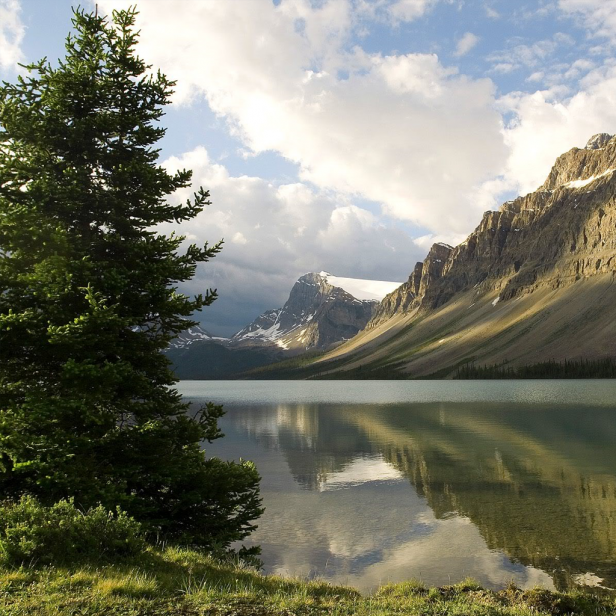
%> input picture Nature.png, 616 x 616 px
$ octave blurCosine.m   (GNU Octave 9; MATLAB toolbox functions it lacks are replaced by stand-ins)
%> lines starting %> are read from the running program, lines starting %| are printed output that depends on the picture
### remapImageUint8.m
%   function remapImage.m
%
%   Take an image which may have positive and negative values and
%   remap the values so that 0 maps to 127 and the range is within
%   0 to 255.
%   If all values are positive, then remap 0 to 0 and range is 0 to 255

function vNormalized = remapImageUint8(image)
if min(image(:)) < 0
    vNormalized = uint8(127 + 128*image/max(abs(image(:))) );
else
    vNormalized = uint8(255*image/max(abs(image(:))) );
end

### make2DGaussian.m
function gaussian2D = make2DGaussian(sig)
%
%  returns a NxN matrix which is a Gaussian with standard deviation sig
%

gaussian1D = makeGaussian(sig);
gaussian2D = gaussian1D * gaussian1D';

### make2Dcosine.m
function I = make2Dcosine(N,KX,KY)
%  I = make2Dcosine(N,KX,KY);
%
%  This program displays a 2D cosine wave cos( 2pi/N (KX x + KY y)).
%  where x,y can be float or double.

% cos( KX * X + KY * Y) =  cos( KX * X) * cos( KY * Y) - ...
%                          sin( KX * X) * sin( KY * Y);

%  Note:  X is horizontal,  Y is vertical.   X counts from left to right.
%  Y counts from top to bottom.

I = cos(2*pi/N* (KY * (0:N-1)')) * cos(2*pi/N* KX * (0:N-1))  - ...
    sin(2*pi/N* (KY * (0:N-1)')) * sin(2*pi/N* KX * (0:N-1)) ;

### makeGaussian.m
function gaussian = makeGaussian(sig)
%
%  returns a 1xN vector  Gaussian with standard deviation sig.

%  If sig of Gaussian is much less than a pixel width, then blurring
%  with such a Gaussian does nothing.  So don't bother.

if (sig < .3)
    gaussian = [1];
else
  N = round(9*max(sig,1));
  gaussian = zeros(N,1);
  gaussian(1:N) = exp( - power( (1:N) - N/2 - .5,2) / (2 * sig*sig));
  gaussian = gaussian / sum(gaussian);
end

### blurCosine.m

close all
clear

maxSigma = 5;

I = double(rgb2gray(imread('nature.png')));
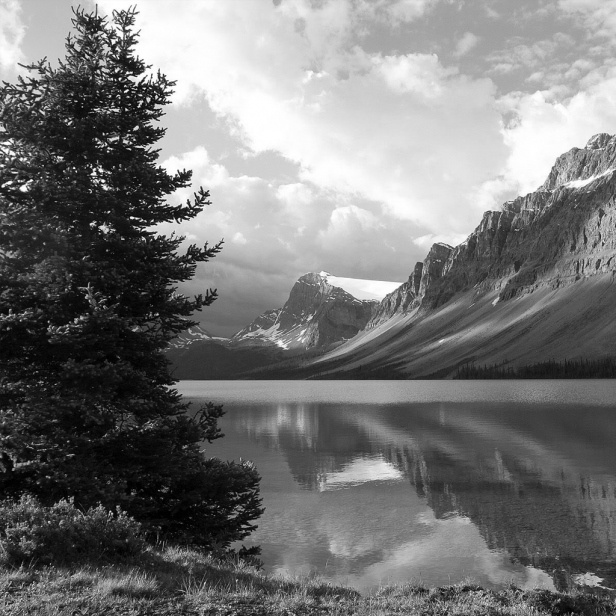
%> I: size 616x616 double; min 0, max 255, mean 118.2

figure
subplot(1,2,1);
colormap(gray(256));
image(I)

sizeI = size(I);
%> sizeI = [616 616]
Nrows = sizeI(1);
%> Nrows = 616

raisedCosine	= (make2Dcosine(Nrows, 4, 0) + 1)/2;
sigmaStepSize   =  .1;
numSigmas   =   ceil(maxSigma / sigmaStepSize )+1;   % +1 or else there would be pixels with 0 values

sigmaSteps = (maxSigma * raisedCosine) / sigmaStepSize;
Iblur = zeros(Nrows,Nrows);

for sigmaCt = 1:numSigmas

    %  Index the pixels whose sigma value,  gradientSigma*distFromCenter,
    %  lies in the bin [sigmaStep *(sigmaCt - 1), sigmaStep *sigmaCt).
    %  The variable indx is a boolean array, used to select a subset of
    %  pixels that satisfies some criterion.

    indx = ( sigmaSteps >= sigmaCt - 1 ) & ( sigmaSteps < sigmaCt );

    %  Let sig be the quantized sigma value that is used for these pixels.

    sig = (sigmaCt-1)*sigmaStepSize;

    if (max(indx(:) > 0))     %  only bother if at least one pixel is indexed.

    %  Blur the whole image by sig.

       gaussian2D = make2DGaussian(sig);
       IblurSig =  conv2( double(I), gaussian2D, 'same');  %  'same' makes output size
                                                           %  same as input size

    %  Assign the intensity values of the blur image to the indexed pixels.
    %  Non-indexed pixels keep their old values.

       Iblur = (1-indx) .* Iblur  +  indx .* IblurSig;

    end

end
%> this loop made 51 passes
%> pass 1, `Iblur = (1-indx) .* Iblur  +  indx .* IblurSig;`:
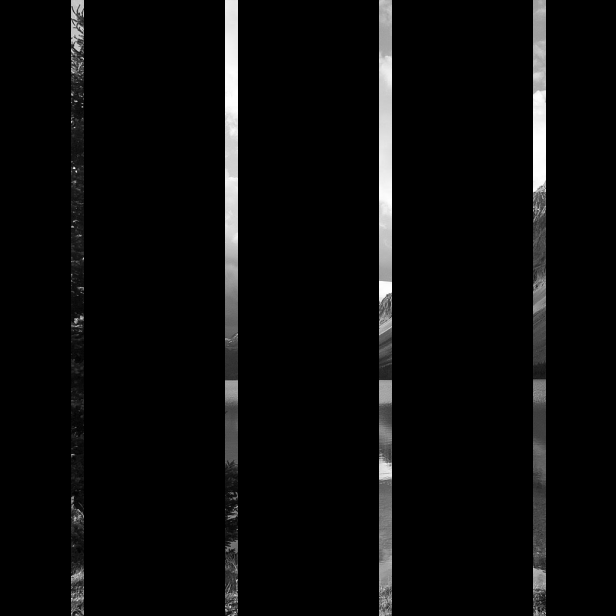
%> Iblur: size 616x616 double; min 0, max 255, mean 10
%> pass 2, `Iblur = (1-indx) .* Iblur  +  indx .* IblurSig;`:
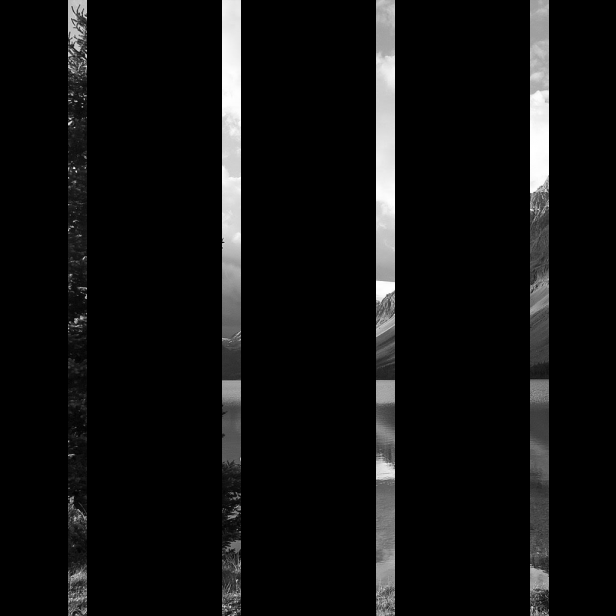
%> Iblur: size 616x616 double; min 0, max 255, mean 14.7
%> pass 3, `Iblur = (1-indx) .* Iblur  +  indx .* IblurSig;`:
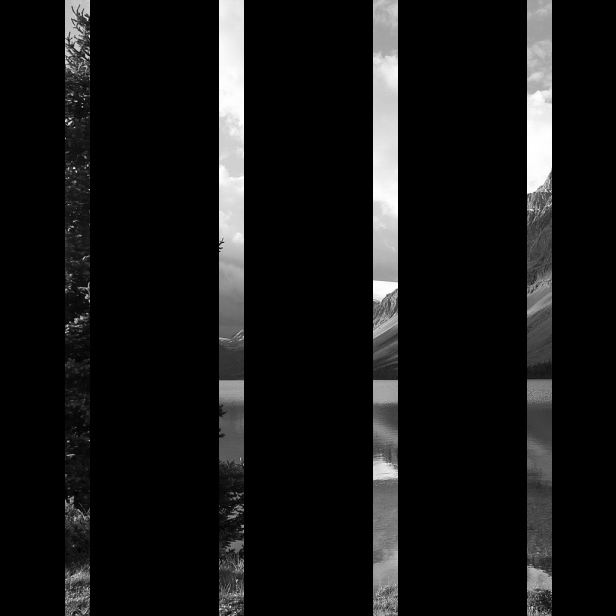
%> Iblur: size 616x616 double; min 0, max 255, mean 19.3
%> after the loop:
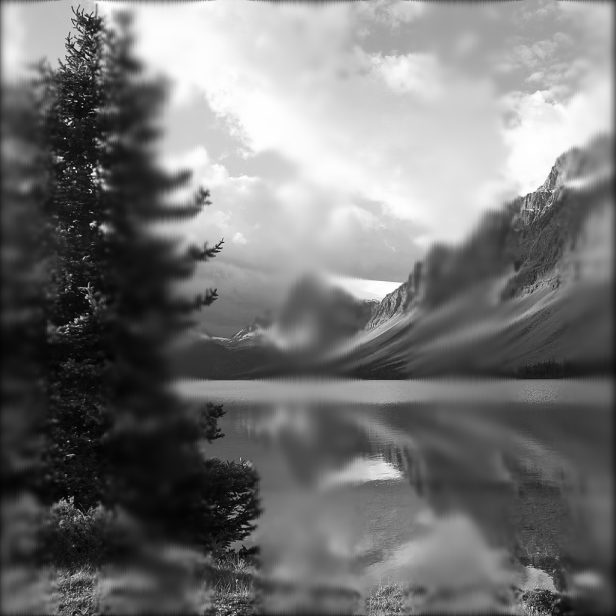
%> Iblur: size 616x616 double; min 2, max 255, mean 117.1
%> after the loop:
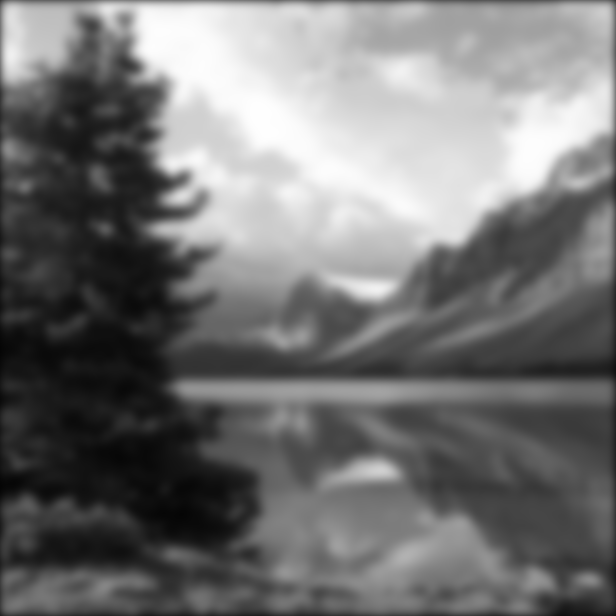
%> IblurSig: size 616x616 double; min 5.24, max 254.6, mean 116.6
%> after the loop:
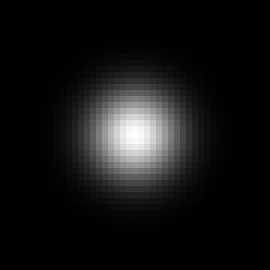
%> gaussian2D: size 45x45 double (shown 6 times larger); min 2.49e-11, max 0.00637, mean 0.000494; drawn with min black and max white

subplot(1,2,2);
Iblur = remapImageUint8(Iblur);
image(Iblur)
imwrite(Iblur, 'blurred.png');
